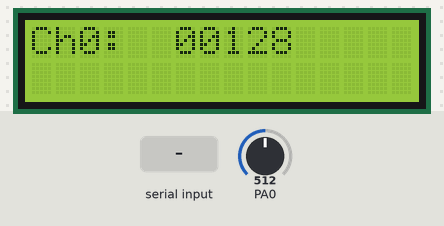
A program run on a simulated ATmega16, built with avr-gcc and emulated at 8 MHz. On the bench: 16×2 character LCD. Wiring (inferred from the names in the program): character LCD (HD44780): RS PD2; E PD3; data PD4, PD5, PD6, PD7. The inputs (shaded band) are chosen by the test bench; at power-on: PA0 = 512. What the program prints to the serial monitor is not drawn.

Above: at 1.2 s.
1.3 s: "1" received over Serial
At 2.5 s:
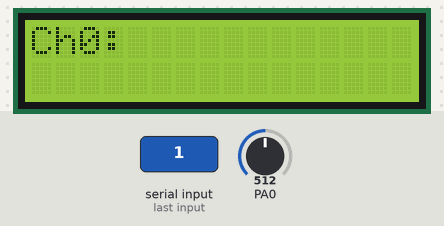
Timing chart, 0 to 4.3 s (numbered marks = the images above; inputs shaded):
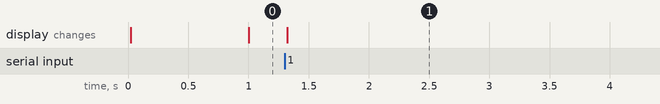

The program:

main.c
```c
/*******************************************************************************
Target:  ADC
Device:  ATmega16;
Board:   EasyAVR6;
Clock:   ext.clock 8 MHz

Ïðîãðàììà îöèôðîâûâàåò àíàëîãîâûé ñèãíàë íà âõîäå PA0 (íóëåâîé êàíàë ADC)
ñ ðàçðÿäíîñòüþ 8 áèò ñ ÷àñòîòîé 1 Ãö.
Ðåçóëüòàò ïðåîáðàçîâàíèÿ â âèäå øåñòíàäöàòåðè÷íîãî ÷èñëà îòïðàâëÿåòñÿ íà ÏÊ ïî
èíòåðôåéñó RS-232 ñ ïîìîùüþ ìîäóëÿ USART è â âèäå äåñÿòè÷íîãî ÷èñëà îòîáðàæàåòñÿ
íà äèñïëåå LCD16x2 ñ óêàçàíèåì íîìåðà êàíàëà ÀÖÏ.

Îñíîâíûå ïàðàìåòðû UART:	ñêîðîñòü îáìåíà 19200 áîä,
                            8 áèò äàííûõ,
                            1 ñòîï-áèò,
                            áèò ïàðèòåòà   íåò.
*******************************************************************************/

// Includes --------------------------------------------------------------------
#include "main.h"

// Variables -------------------------------------------------------------------
uint8_t lcdBuf[NBUF_LCD] = {0};  // Áóôåð äèñïëåÿ

// Functions -------------------------------------------------------------------
int main(void)
{
    // Èíèöèàëèçàöèÿ ïîðòîâ
    // PB0 - âõîä ñ PullUp (ê íåìó ïîäêëþ÷åíà êíîïêà)
    PORTB |= (1 << PB0);

    // Èíèöèàëèçàöèÿ è âêëþ÷åíèå òàéìåðà Ò1
    // Ðåæèì: CTC; Ïðåääåëèòåëü: 256; TOP = ÎÑR1A = 0x7A12; OCR1B = 0x7A10
    // ÎÑ1A(PD5), ÎÑ1B(PD4) íå ïîäêëþ÷åíû
    // Âðåìÿ ïåðåïîëíåíèÿ:
    // t = 256 * 0x7A12 / 8e6 = 1 ñ; f = 8e6 / 256 / 0x7A12 = 1 Ãö
    OCR1B  = 0x7A10;
    OCR1A  = 0x7A12;
    TCCR1B = (1 << WGM12) | (1 << CS12);

    // Èíèöèàëèçàöèÿ è âêëþ÷åíèå òàéìåðà Ò2
    // Ðåæèì: Normal; Ïðåääåëèòåëü: 1024; TOP = 0xFF
    // Ðàçðåøåíèå ïðåðûâàíèÿ ïî ïåðåïîëíåíèþ
    // ÎÑ2(PD7) íå ïîäêëþ÷åí
    // Âðåìÿ ïåðåïîëíåíèÿ:
    // t = 1024 * 256 / 8e6 = 32.768 ìñ; f = 8e6 / 1024 / 256 = 31 Ãö
    TIMSK |= (1 << TOIE2);
    TCCR2 = (1 << CS22) | (1 << CS21) | (1 << CS20);

    // Èíèöèàëèçàöèÿ UART, âêëþ÷åíèå ïðèåìíèêà è ïåðåäàò÷èêà
    // Cêîðîñòü îáìåíà: 19200 áîä, 8 áèò äàííûõ, 1 ñòîï-áèò, áèò ïàðèòåòà: íåò
    // Ðàçðåøåíèå ïðåðûâàíèÿ ïî ïðèåìó
    // PD0(RXD) - âõîä ñ PullUp, PD1(TXD) - âûõîä
    PORTD |= (1 << PD0);

    uint16_t ubrr = F_CPU / (16UL * 19200) - 1;

    UBRRH = (uint8_t)(ubrr >> 8);  // Çàäàåì çíà÷åíèå ïðåääåëèòåëÿ
    UBRRL = (uint8_t)ubrr;

    UCSRC |= (1 << URSEL) | (1 << UCSZ0) | (1 << UCSZ1);
    UCSRB |= (1 << RXCIE) | (1 << RXEN) | (1 << TXEN);

    // Èíèöèàëèçàöèÿ è âêëþ÷åíèå ÀÖÏ
    // Îïîðíîå íàïðÿæåíèå: 2.56Â; Âûðàâíèâàíèå: ïî ëåâîìó êðàþ
    // Èñòî÷íèê çàïóñêà: ñîâïàäåíèå êàíàëà Â òàéìåðà Ò1
    // Ðåæèì: íåïðåðûâíîå ïðåîáðàçîâàíèå; Ïðåääåëèòåëü: 64
    // Ðàçðåøåíèå ïðåðûâàíèÿ ïî çàâåðøåíèþ ïðåîáðàçîâàíèÿ
    ADMUX = (1 << REFS1) | (1 << REFS0) | (1 << ADLAR);
    SFIOR |= (1 << ADTS2) | (1 << ADTS0);
    ADCSRA = (1 << ADEN) | (1 << ADATE) | (1 << ADIE) |
             (1 << ADPS2) | (1 << ADPS1);

    // Èíèöèàëèçàöèÿ äèñïëåÿ è âûâîä ñòðîêè "Ch0:"
    LcdInit();
    LcdDispStr((uint8_t*)"Ch0:");

    // Ðàçðåøåíèå ãëîáàëüíûõ ïðåðûâàíèé
    sei();

    // Îñíîâíîé öèêë
    while (1)
    {
    }
}

/*******************************************************************************
Ôóíêöèÿ ïåðåâîäà 16-áèòíîãî ÷èñëà â ìàññèâ ñèìâîëîâ

Àðãóìåíòû:
data:       èñõîäíîå 16-áèòíîå ÷èñëî
pbuf:       óêàçàòåëü íà áóôåð, â êîòîðûé çàïèñûâàåòñÿ ìàññèâ ñèìâîëîâ
bufSize:    ðàçìåð áóôåðà, äîëæåí ñòðîãî ðàâíÿòüñÿ 5
*******************************************************************************/
void Num2Str(uint16_t data, uint8_t* pbuf, uint8_t bufSize)
{
    if (bufSize != 5)
    {
        return;
    }

    *pbuf++ = data / 10000 + '0';  // Âû÷èñëåíèå ñèìâîëà 5 ðàçðÿäà ÷èñëà
    data %= 10000;                 //
    *pbuf++ = data / 1000 + '0';   // Âû÷èñëåíèå ñèìâîëà 4 ðàçðÿäà ÷èñëà
    data %= 1000;                  //
    *pbuf++ = data / 100 + '0';    // Âû÷èñëåíèå ñèìâîëà 3 ðàçðÿäà ÷èñëà
    data %= 100;                   //
    *pbuf++ = data / 10 + '0';     // Âû÷èñëåíèå ñèìâîëà 2 ðàçðÿäà ÷èñëà
    data %= 10;                    //
    *pbuf++ = data / 1 + '0';      // Âû÷èñëåíèå ñèìâîëà 1 ðàçðÿäà ÷èñëà
    data %= 1;
}
// End File --------------------------------------------------------------------
```

interrupt.c
```c
// Includes --------------------------------------------------------------------
#include <avr/io.h>         // Çàãîëîâî÷íûé ôàéë äëÿ ðàáîòû ñ ÐÂÂ ÌÊ
#include <avr/interrupt.h>  // Çàãîëîâî÷íûé ôàéë äëÿ ðàáîòû ñ ïðåðûâàíèÿìè ÌÊ

#include "main.h"
#include "lcd16x2.h"  // Çàãîëîâî÷íûé ôàéë äëÿ ðàáîòû ñ äèñïëååì LCD16x2

// Handlers --------------------------------------------------------------------
/*******************************************************************************
Timer2 Overflow Handler
Èñïîëüçóåòñÿ äëÿ îáðàáîòêè íàæàòèÿ êíîïîê
*******************************************************************************/
ISR(TIMER2_OVF_vect)
{
    ;
}

/*******************************************************************************
ADC Conversion Complete Handler
*******************************************************************************/
ISR(ADC_vect)
{
    // Ñáðîñ ôëàãà OCF1B òàéìåðà Ò1 (òàê êàê ïðåðûâàíèÿ îò òàéìåðà Ò1 íå
    // èñïîëüçóþòñÿ, òî ôëàã íåîáõîäèìî ñáðàñûâàòü ïðîãðàììíî)
    TIFR |= (1 << OCF1B);

    // ×òåíèå çíà÷åíèÿ ÀÖÏ
    // (ñ÷èòûâàåì òîëüêî ñòàðøèé áàéò ÀÖÏ, òàê êàê âûáðàíà òî÷íîñòü: 8 áèò, à
    // âûðàâíèâàíèå çíà÷åíèÿ: ïî ëåâîìó êðàþ)
    uint8_t adcValue = ADCH;

    // Åñëè ðåãèñòð äàííûõ UART ïóñò, òî ïåðåäàåì çíà÷åíèå ÀÖÏ ïî UART
    if (UCSRA & (1 << UDRE))
    {
        UDR = adcValue;
    }

    // Ïðåîáðàçîâàíèå çíà÷åíèÿ ÀÖÏ â ìàññèâ ñèìâîëîâ
    Num2Str(adcValue, lcdBuf, sizeof(lcdBuf));

    // Óñòàíîâêà ïîçèöèè êóðñîðà äèñïëåÿ è îòîáðàæåíèå ìàññèâà íà äèñïëåå
    LcdMovCursor(6);
    LcdDispBuf(lcdBuf, sizeof(lcdBuf));
}
// End File --------------------------------------------------------------------
```

main.h
```c
#ifndef __MAIN_H
#define __MAIN_H

// Includes --------------------------------------------------------------------
#include <avr/io.h>         // Çàãîëîâî÷íûé ôàéë äëÿ ðàáîòû ñ ÐÂÂ ÌÊ
#include <avr/interrupt.h>  // Çàãîëîâî÷íûé ôàéë äëÿ ðàáîòû ñ ïðåðûâàíèÿìè ÌÊ

#include "lcd16x2.h"  // Çàãîëîâî÷íûé ôàéë äëÿ ðàáîòû ñ äèñïëååì LCD16x2

// Typedef ---------------------------------------------------------------------
// Òèï ïîëüçîâàòåëüñêèõ ôëàãîâ
typedef struct
{
    uint8_t btnOn : 1;  // Ôëàã íàæàòèÿ êíîïêè
} Flags_t;

#define NBUF_LCD 5  // Ðàçìåð áóôåðà äèñïëåÿ äëÿ îòîáðàæåíèÿ 5-ðàçðÿäíîãî ÷èñëà

// Variables -------------------------------------------------------------------
register Flags_t flag asm("r2");  // Ïåðåìåííàÿ ïîëüçîâàòåëüñêèõ ôëàãîâ â ÐÎÍ r2

extern uint8_t lcdBuf[NBUF_LCD];  // Áóôåð äèñïëåÿ

// Function prototypes ---------------------------------------------------------
void Num2Str(uint16_t data, uint8_t* pbuf, uint8_t bufSize);

#endif
// End File --------------------------------------------------------------------
```

lcd16x2.c
```c
// Includes --------------------------------------------------------------------
#include "lcd16x2.h"

// Macro -----------------------------------------------------------------------
#define LCD_PORT PORTD  // Ïîðò ê êîòîðîìó ïîäêëþ÷åí LCD äèñïëåé
#define LCD_DDR  DDRD   // Âûâîäû äàííûõ LCD äîëæíû áûòü ïîäêëþ÷åíû ê ñòàðøèì
#define LCD_PIN  PIND   // âûâîäàì ïîðòà ìèêðîêîíòðîëëåðà

#define LCD_DATA_MASK 0xF0  // Ìàñêà âûâîäîâ äàííûõ äèñïëåÿ

#define LCD_E  3  // Íîìåð âûâîäà E (çàïèñü äàííûõ â LCD îñóùåñòâëÿåòñÿ ïî ñïàäó)
#define LCD_RS 2  // Íîìåð âûâîäà RS (1 - äàííûå; 0 - èíñòðóêöèÿ)

#define LCD_PIN_MASK (LCD_DATA_MASK | (1 << LCD_RS) | (1 << LCD_E))

// Function prototypes ---------------------------------------------------------
static void LcdSendHfCmd(uint8_t hfcmd);
static void LcdSendByte(uint8_t byte);
static void LcdSendHfByte(uint8_t hfbyte);

// Functions -------------------------------------------------------------------
/*******************************************************************************
Ôóíêöèÿ èíèöèàëèçàöèè äèñïëåÿ LCD16x2
*******************************************************************************/
void LcdInit(void)
{
    // Èíèöèàëèçàöèÿ âûâîäîâ, ïîäêëþ÷åííûõ ê äèñïëåþ êàê âûõîäîâ
    LCD_DDR |= LCD_PIN_MASK;

    // Çàäåðæêà íå ìåíåå 15 ìñ, ïîñëå ïîäà÷è ïèòàíèÿ íà äèñïëåé
    _delay_ms(15);

    // Èíèöèàëèçàöèÿ äèñïëåÿ è ïåðåâîä åãî íà 4-õ áèòíûé èíòåðôåéñ
    // ñîãëàñíî ïîðÿäêó, ïðèâåäåííîìó â datasheet
    // Ïîêà íå ïåðåâåëè íà 4-áèòíûé èíòåðôåéñ îòïðàâëÿåì êîìàíäû ïî ïîëáàéòà

    // Îòïðàâêà ñòàðøåãî ïîëóáàéòà êîìàíäû íàñòðîéêè 8-áèòíîãî èíòåðôåéñà
    // Çàäåðæêà íå ìåíåå 4.1 ìñ
    // Îòïðàâêà ñòàðøåãî ïîëóáàéòà êîìàíäû íàñòðîéêè 8-áèòíîãî èíòåðôåéñà
    // Çàäåðæêà íå ìåíåå 100 ìêñ
    // Îòïðàâêà ñòàðøåãî ïîëóáàéòà êîìàíäû íàñòðîéêè 8-áèòíîãî èíòåðôåéñà
    // Çàäåðæêà íå ìåíåå 50 ìêñ
    // Îòïðàâêà ñòàðøåãî ïîëóáàéòà êîìàíäû íàñòðîéêè 4-áèòíîãî èíòåðôåéñà
    LcdSendHfCmd((1 << LCD_F) | (1 << LCD_F_DL));
    _delay_ms(5);
    LcdSendHfCmd((1 << LCD_F) | (1 << LCD_F_DL));
    _delay_us(100);
    LcdSendHfCmd((1 << LCD_F) | (1 << LCD_F_DL));
    _delay_us(50);
    LcdSendHfCmd(1 << LCD_F);

    // Ïåðåâîä äèñïëåÿ íà 4-áèòíûé èíòåðôåéñ çàâåðøåí. Òåïåðü ìîæíî ïîñûëàòü
    // êîìàíäû/äàííûå ïî ïîëíîìó áàéòó

    // Ïîäòâåðæäåíèå 4-áèòíîãî èíòåðôåéñà
    _delay_us(50);
    LcdSendCmd(1 << LCD_F);

    // Î÷èñòêà äèñïëåÿ, äèñïëåé î÷èùàåòñÿ íå ìåíåå 1.5 ìñ
    _delay_us(50);
    LcdSendCmd(1 << LCD_CLR);
    _delay_ms(2);

    // Âêëþ÷åíèå ýêðàíà äèñïëåÿ
    _delay_us(50);
    LcdSendCmd((1 << LCD_ON) | (1 << LCD_ON_D));
}

/******************************************************************************
Ôóíêöèÿ âûâîäà íà äèñïëåé ìàññèâà ñèìâîëîâ

Àðãóìåíòû:
pbuf:       óêàçàòåëü íà ìàññèâ
bufSize:    ðàçìåð ìàññèâà
*******************************************************************************/
void LcdDispBuf(uint8_t* pbuf, uint8_t bufSize)
{
    do
    {
        _delay_us(50);
        LcdSendChar(*pbuf++);
    } while (--bufSize);
}

/******************************************************************************
Ôóíêöèÿ âûâîäà íà äèñïëåé ñòðîêè

Àðãóìåíòû:
pstr:       óêàçàòåëü íà ñòðîêó
*******************************************************************************/
void LcdDispStr(uint8_t* pstr)
{
    do
    {
        _delay_us(50);
        LcdSendChar(*pstr);
    } while (*++pstr);
}

/******************************************************************************
Ôóíêöèÿ èçìåíåíèÿ ïîçèöèè êóðñîðà äèñïëåÿ
Âðåìÿ âûïîëíåíèÿ ñîñòàâëÿåò 50 ìêñ

Àðãóìåíòû:
newPos:     íîâàÿ ïîçèöèÿ êóðñîðà äèñïëåÿ
*******************************************************************************/
void LcdMovCursor(uint8_t newPos)
{
    uint8_t temp = (1 << LCD_DDRAM) | newPos;
    LcdSendCmd(temp);
}

/******************************************************************************
Ôóíêöèÿ âûâîäà íà äèñïëåé ñèìâîëà
Âðåìÿ âûïîëíåíèÿ ñîñòàâëÿåò 50 ìêñ

Àðãóìåíòû:
symbol:     êîä ñèìâîëà
*******************************************************************************/
void LcdSendChar(uint8_t symbol)
{
    // Óñòàíîâêà LCD_RS, îòïðàâêà äàííûõ
    LCD_PORT |= (1 << LCD_RS);
    LcdSendByte(symbol);
}

/******************************************************************************
Ôóíêöèÿ îòïðàâêè êîìàíäû íà äèñïëåé
Âðåìÿ âûïîëíåíèÿ êîìàíä "Î÷èñòêà äèñïëåÿ ñ óñòàíîâêîé êóðñîðà â íà÷àëî ïåðâîé
ñòðîêè" è "Óñòàíîâêà êóðñîðà â íà÷àëî ïåðâîé ñòðîêè" ñîñòàâëÿåò 1.5 ìñ;
âðåìÿ âûïîëíåíèÿ îñòàëüíûõ êîìàíä ñîñòàâëÿåò 50 ìêñ.

Àðãóìåíòû:
cmd:        êîä êîìàíäû
*******************************************************************************/
void LcdSendCmd(uint8_t cmd)
{
    // Ñáðîñ LCD_RS, îòïðàâêà êîìàíäû
    LCD_PORT &= ~(1 << LCD_RS);
    LcdSendByte(cmd);
}

/******************************************************************************
Ôóíêöèÿ îòïðàâêè ïîëîâèíû êîìàíäû íà äèñïëåé (èñïîëüçóåòñÿ ïðè èíèöèàëèçàöèè)
Êîä ïîëîâèíû êîìàíäû äîëæåí íàõîäèòñÿ â ñòàðøåì ïîëóáàéòå àðãóìåíòà hfcmd

Àðãóìåíòû:
hfcmd:      êîä ïîëîâèíû êîìàíäû (ñòàðøèé ïîëóáàéò)
*******************************************************************************/
static void LcdSendHfCmd(uint8_t hfcmd)
{
    // Ñáðîñ LCD_RS, îòïðàâêà êîìàíäû
    LCD_PORT &= ~(1 << LCD_RS);
    LcdSendHfByte(hfcmd);
}

/******************************************************************************
Ôóíêöèÿ îòïðàâêè áàéòà äàííûõ/êîìàíäû íà äèñïëåé

Àðãóìåíòû:
byte:       áàéò äàííûõ/êîìàíäû
*******************************************************************************/
static void LcdSendByte(uint8_t byte)
{
    // Ñíà÷àëà îòïðàâëÿåì ñòàðøèé ïîëóáàéò, çàòåì ìëàäøèé
    LcdSendHfByte(byte & 0xF0);
    LcdSendHfByte(byte << 4);
}

/******************************************************************************
Ôóíêöèÿ îòïðàâêè ïîëóáàéòà äàííûõ/êîìàíäû íà äèñïëåé
Êîä ïîëóáàéòà äîëæåí íàõîäèòñÿ â ñòàðøåì ïîëóáàéòå àðãóìåíòà hfbyte

Àðãóìåíòû:
hfbyte:     êîä ïîëóáàéòà äàííûõ/êîìàíäû (ñòàðøèé ïîëóáàéò)
*******************************************************************************/
static void LcdSendHfByte(uint8_t hfbyte)
{
    // Ïîäíèìàåì âûâîä äëÿ äàëüíåéøåé çàïèñè â äèñïëåé
    LCD_PORT |= (1 << LCD_E);

    // Çàïèñü â ïîðò äàííûõ äèñïëåÿ çíà÷åíèÿ ñòàðøåãî ïîëóáàéòà êîìàíäû/äàííûõ
    // (âûâîäû äàííûõ äèñïëåÿ ïîäêëþ÷åíû ê ñòàðøèì ðàçðÿäàì ïîðòà ÌÊ)
    uint8_t temp = LCD_PORT;
    temp &= ~LCD_DATA_MASK;
    temp |= hfbyte;
    LCD_PORT = temp;

    // Çàïèñü äàííûõ/êîìàíäû â äèñïëåé
    LCD_PORT &= ~(1 << LCD_E);
}
// End File --------------------------------------------------------------------
```

lcd16x2.h
```c
#ifndef __LCD16X2_H
#define __LCD16X2_H

// Includes --------------------------------------------------------------------
#include <avr/io.h>      // Çàãîëîâî÷íûé ôàéë äëÿ ðàáîòû ñ ÐÂÂ ÌÊ
#include <util/delay.h>  // Çàãîëîâî÷íûé ôàéë äëÿ ðàáîòû ñ çàäåðæêàìè

// Macro -----------------------------------------------------------------------
// Áèòîâûå ïîëÿ äëÿ êîìàíä LCD äèñïëåÿ

// Î÷èñòêà äèñïëåÿ ñ óñòàíîâêîé êóðñîðà â íà÷àëî ïåðâîé ñòðîêè
#define LCD_CLR 0  // Ñòàðøèé áèò èíñòðóêöèè (DB0)

// Óñòàíîâêà êóðñîðà â íà÷àëî ïåðâîé ñòðîêè
#define LCD_HOME 1  // Ñòàðøèé áèò èíñòðóêöèè (DB1)

// Óñòàíîâêà íàïðàâëåíèÿ âûâîäà ñèìâîëîâ, ðàçðåøåíèå ñäâèãà ýêðàíà
#define LCD_MODE     2  // Ñòàðøèé áèò èíñòðóêöèè (DB2)
#define LCD_MODE_I_D 1  // Íàïðàâëåíèå âûâîäà ñèìâîëîâ (DB1)
                        // 0: ñïðàâà íàëåâî; 1: ñëåâà íàïðàâî
#define LCD_MODE_SH 0   // Ðàçðåøåíèå ñäâèãà ýêðàíà ïðè âûâîäå ñèìâîëîâ (DB0)

// Âêëþ÷åíèå/âûêëþ÷åíèå äèñïëåÿ è îòîáðàæåíèÿ êóðñîðà
#define LCD_ON   3  // Ñòàðøèé áèò èíñòðóêöèè (DB3)
#define LCD_ON_D 2  // Âêëþ÷åíèå äèñïëåÿ (DB2)
#define LCD_ON_C 1  // Âêëþ÷åíèå êóðñîðà (DB1)
#define LCD_ON_B 0  // Âêëþ÷åíèå ìèãàíèÿ êóðñîðà (DB0)

// Ñäâèã êóðñîðà è ýêðàíà
#define LCD_SHIFT     4  // Ñòàðøèé áèò èíñòðóêöèè (DB4)
#define LCD_SHIFT_S_C 3  // Ðàçðåøåíèå ñäâèãà ýêðàíà (DB3)
                         // 0: ñäâèã òîëüêî êóðñîðà; 1: ñäâèã êóðñîðà è ýêðàíà
#define LCD_SHIFT_R_L 2  // Íàïðàâëåíèå ñäâèãà (DB2)
                         // 0: ñäâèã âëåâî; 1: ñäâèã âïðàâî

// Íàñòðîéêà èíòåðôåéñà, êîëè÷åñòâà ñòðîê äëÿ âûâîäà, ðàçìåðà øðèôòà
#define LCD_F    5  // Ñòàðøèé áèò èíñòðóêöèè (DB5)
#define LCD_F_DL 4  // Âûáîð èíòåðôåéñà (DB4)
                    // 0: 4-áèòíûé èíòåðôåéñ; 1: 8-áèòíûé èíòåðôåéñ
#define LCD_F_N 3   // Êîëè÷åñòâî ñòðîê äëÿ âûâîäà (DB3)
                    // 0: 1 ñòðîêà; 1: 2 ñòðîêè
#define LCD_F_F 2   // Ðàçìåð øðèôòà (DB2) 0: 5õ8 ïèêñåëåé; 1: 5õ11 ïèêñåëåé

// Çàïèñü àäðåñà DDRAM ïàìÿòè â àäðåñíûé óêàçàòåëü
#define LCD_DDRAM 7  // Ñòàðøèé áèò èíñòðóêöèè (DB7)

// Function prototypes ---------------------------------------------------------
void LcdInit(void);
void LcdDispBuf(uint8_t* pbuf, uint8_t bufSize);
void LcdDispStr(uint8_t* str);
void LcdMovCursor(uint8_t newPos);
void LcdSendCmd(uint8_t cmd);
void LcdSendChar(uint8_t data);

#endif
// End File --------------------------------------------------------------------
```

Measured:
- after the input at 1.3 s, the display: changes at once (image 1)
